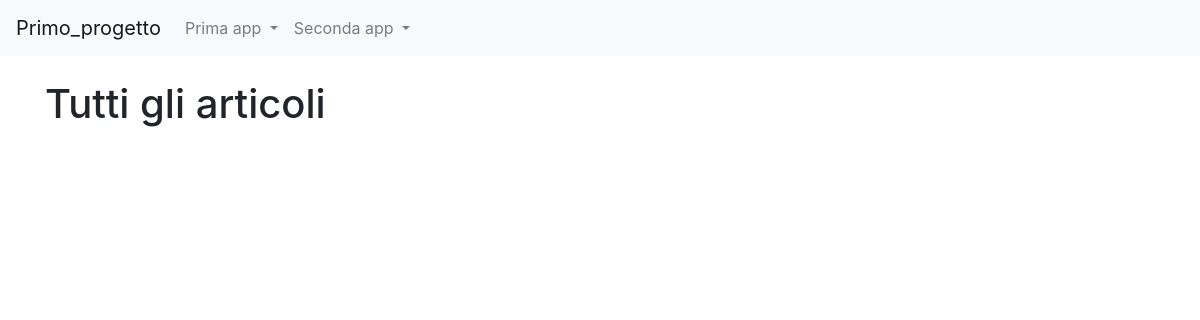
The page /news/lista_articoli on the database as committed earlier.
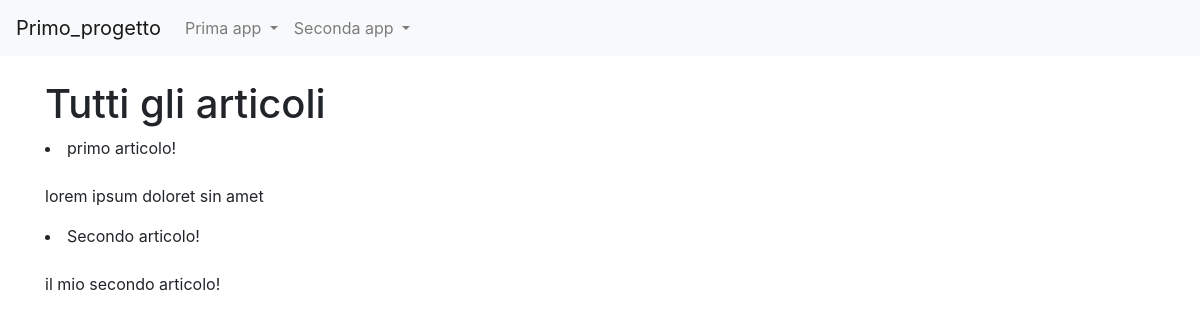
The same page on the database as committed later.
### news/models.py (models this page shows, shortened)
class Articolo(models.Model):
    titolo = models.CharField(max_length=100)
    contenuto = models.TextField()
    giornalista = models.ForeignKey(Giornalista, on_delete=models.CASCADE, related_name="articoli")
    data=models.DateField(auto_now=True,blank=True)
    visualizzazioni=models.IntegerField(default=0,blank=True)
    class Meta:
        verbose_name =  "Articolo"
        verbose_name_plural = "Articoli"

### news/views.py (the view)
# urls.py: path("lista_articoli",lista_articoli_giornalista, name="lista_articoli"),
def lista_articoli_giornalista(request, pk=None):
    if(pk==None):
        articoli = Articolo.objects.all()
    else:
        articoli = Articolo.objects.filter(giornalista_id=pk)
    context = {
        'articoli': articoli,
        'pk': pk,
    }
    return render(request, 'lista_articoli.html', context)

### news/templates/lista_articoli.html (shortened to what this page needs)
{% extends "base.html" %}
{%block content %}
{% if pk%}
<h1>Articoli del giornalista {{articoli.pk.giornalista}}</h1>
{% else %}
<h1>Tutti gli articoli</h1>
{% endif %}
{% for articolo in articoli %}
    {% if pk%}
        <li>{{articolo.titolo}}</li>
        <br><p>{{articolo.contenuto}}</p>
    {% else %}
        <li>{{articolo.titolo}}</li>
        <br><p>{{articolo.contenuto}}</p>
    {% endif %}
    {% endfor %}
{%endblock content%}

Rows that differ between the two databases and show on the page:
added Articolo: titolo "primo articolo!", contenuto "lorem ipsum doloret sin amet"
added Articolo: titolo "Secondo articolo!", contenuto "il mio secondo articolo!"
